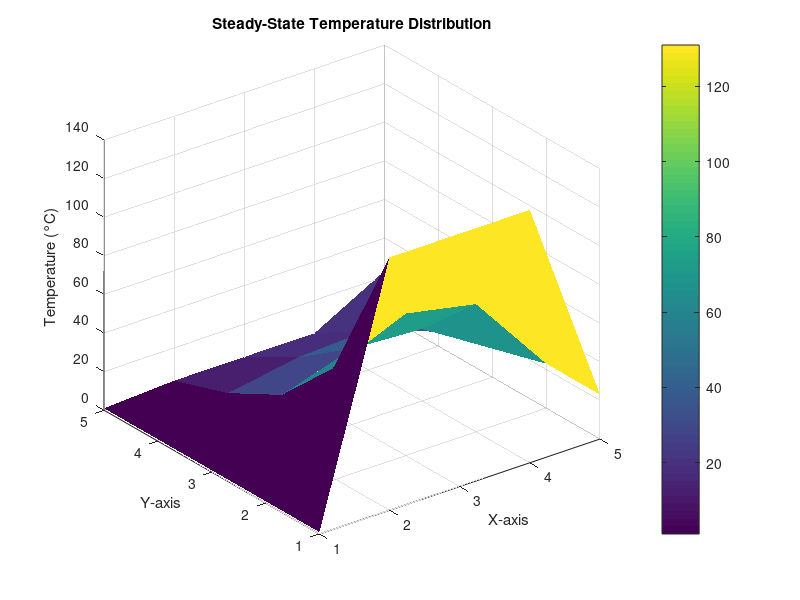

Here is the MATLAB script that generated this plot:
clc;
clear;

% Program No. 3
N = 5; % 5x5 grid (including boundaries)
T = zeros(N); % Initial temperature grid

% Boundary Conditions, let NIM 13123031
T_top = 131;
T_bottom = 3;
T_left = 1;
T_right = 23;

% Apply boundary conditions
T(1,:) = T_top;         % Top row
T(N,:) = T_bottom;      % Bottom row
T(:,1) = T_left;        % Left column
T(:,N) = T_right;       % Right column

% Convergence criteria
eps = 1;  % convergence error in percent
error = 100; % initial error
iteration = 0;

% Gauss-Seidel iteration
while error > eps
    T_old = T;
    for i = 2:N-1
        for j = 2:N-1
            T(i,j) = 0.25 * (T(i+1,j) + T(i-1,j) + T(i,j+1) + T(i,j-1));
        end
    end
    iteration = iteration + 1;
    error = max(max(abs((T - T_old) ./ T) * 100));
end

% Final temperature distribution
fprintf('Converged after %d iterations.\n', iteration);
disp('Temperature distribution at interior points:');
disp(T(2:N-1, 2:N-1));

% Show the graph
[X, Y] = meshgrid(1:N, 1:N);
figure;
surf(X, Y, T, 'EdgeColor', 'none');
colorbar;
title('Steady-State Temperature Distribution');
xlabel('X-axis');
ylabel('Y-axis');
zlabel('Temperature (°C)');